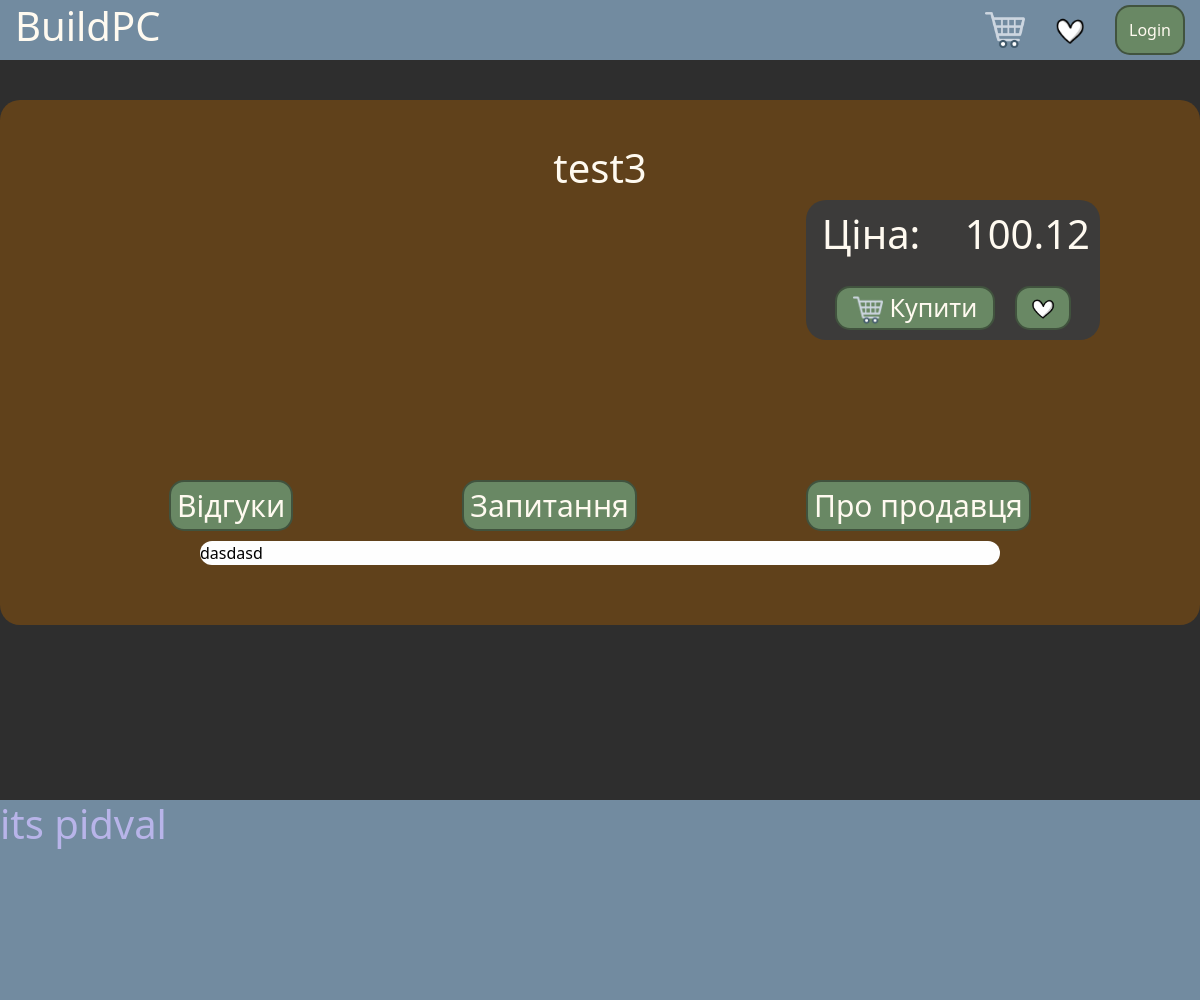
The page /item/3 on the database as committed earlier.
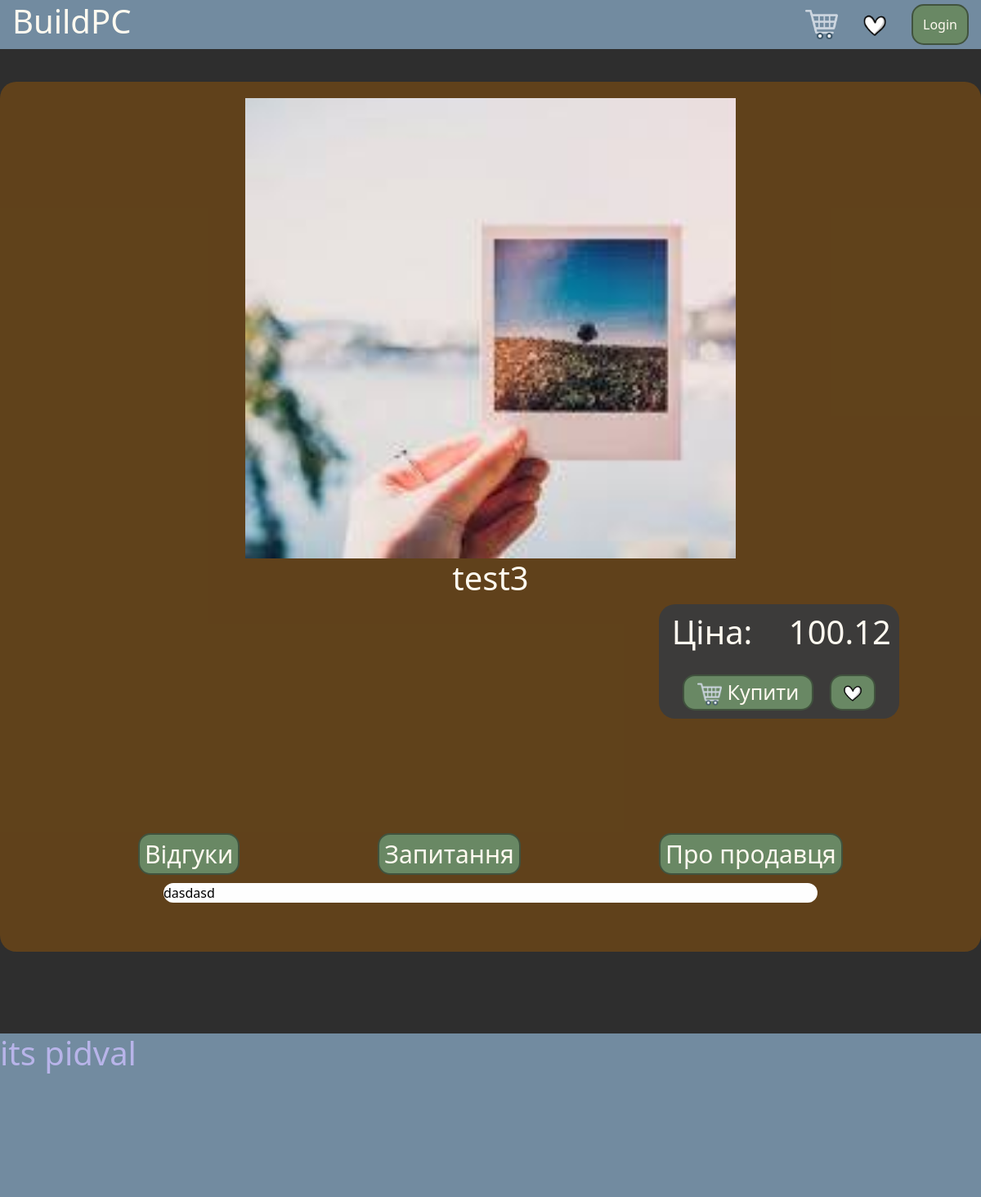
The same page on the database as committed later.
### tables this page shows
CREATE TABLE products(id INTEGER PRIMARY KEY AUTOINCREMENT, name_product TEXT, price REAL, main_img TEXT, dop_img1 TEXT, dop_img2 TEXT);

### routes/home.py (the view)
@home_bp.route('/item/<int:item_id>')
def item(item_id):
    item = get_order_details(item_id)
    return render_template('item.html', item=item)

### models.py (called while the page is built)
def get_conect_bd():
    conn = sqlite3.connect('Flask/my_database.sqlite')
    conn.row_factory = sqlite3.Row
    return conn

def get_order_details(item_id):
    conn = get_conect_bd()
    item = conn.execute('SELECT * FROM products WHERE id = ?', (item_id,)).fetchone()
    conn.close()
    return item

### templates/item.html (shortened to what this page needs)
{% extends 'home.html' %}
{% block content %}
<div class="item">
    <div class="itembg" style="padding-top: 20px;">
        <div style="margin: 0 auto; max-width: 600px;">
            <div class="itemimg">
                <img src="{{ url_for('static', filename=item.main_img) }}" alt="" style="width: 600px;">
            </div>
        </div>
        <div>
            <h1 style="text-align: center;">{{ item.name_product }}</h1>
            <div style="display: flex; max-width: 1000px; margin: 0 auto;">
                <div class="itemtext" style="width: 700px;">
                </div>
                <div style="background-color: #3a3b3df2; margin-left: 20px; width: 300px; height: 140px; border-radius: 20px; padding: 10px;">
                    <div style="display: flex;">
                        <h3 style="font-size: 40px; margin-left: 6px;">Ціна: </h3>
                        <p style="align-content: center; font-size: 30px; font-weight: 700; margin: 10px auto 0;"><h1> {{ item.price }}</h1></p>
                    </div>
                    <div style="display: flex; justify-content: space-evenly; margin-top: 20px;">
                        <form action="{{ url_for('basket_bp.add_to_basket', item_id=item.id) }}" method="post">
                            <button type="submit" class="buttonregistr" style="font-size: 25px; width: 160px;">
                                <img src="{{ url_for('static', filename='img/basket.png') }}" style="width: 30px; height: 30px;"> Купити
                            </button>
                        </form>
                        <form action="{{ url_for('like_bp.add_to_like', item_id=item.id) }}" method="post">
                            <button type="submit" class="buttonregistr">
                                <img src="{{ url_for('static', filename='img/like.png') }}" style="width: 40px; height: 38px;">
                            </button>
                        </form>
                    </div>
                </div>
            </div>
        </div>
        <div>
            <div class="itembutton">
                <button class="buttonregistr" onclick="reviews()">Відгуки</button>
                <button class="buttonregistr" onclick="question()">Запитання</button>
                <button class="buttonregistr" onclick="info()">Про продавця</button>
            </div>
            <div style="margin: 10px 200px;">
                <div id="visible1">
                    <div class="reviews">
                        <p>dasdasd</p>
                    </div>
                </div>
            </div>
        </div>
    </div>
</div>
{% endblock %}

### templates/home.html (shortened to what this page needs)
<!DOCTYPE html>
<html lang="en">
<head>
    <link href="https://cdn.jsdelivr.net/npm/bootstrap@5.3.3/dist/css/bootstrap.min.css" rel="stylesheet">
    <link rel="stylesheet" href="{{ url_for('static', filename='css/base.css') }}">
</head>
<body>
    <header>
        <nav id="header">
            <div class="navbar">
                <div class="logohref">
                    <a href="/" style="text-decoration: none;"><h1>BuildPC</h1></a>
                </div>
                <div class="buttons">
                    <ul id="ul">
                        <li id="li">
                            <a href="/basket"><img src="{{ url_for('static', filename='img/basket.png') }}" style="width: 40px; height: 40px; margin-top: 5px;"></a>
                        </li>
                        <li id="li">
                            <a href="/like"><img src="{{ url_for('static', filename='img/like.png') }}" style="width: 50px; height: 50px;"></a>
                        </li>
                        {% if 'user_id' in session %}
                            {% if session.get('is_admin') %}
                                <li id="li">
                                    <a href="/admin"><button class="buttonregistr" style="height: 50px;">ADMIN</button></a>
                                </li>
                            {% endif %}
                            <li id="li">
                                <a href="/accaunt"><button class="buttonregistr" style="width: 70px; height: 50px;"><img src="{{ url_for('static', filename='img/accaunt.png') }}" style="width: 50px; height: 50px;"></button></a>
                            </li>
                        {% else %}
                            <li id="li">
                                <a href="/login"><button class="buttonregistr" style="width: 70px; height: 50px;">Login</button></a>
                            </li>
                        {% endif %}
                    </ul>
                </div>
            </div>
        </nav>
    </header>
    <main >
        {% block content %}{% endblock %}
    </main>
    <footer>
        <div style="margin-top: 0px;">
            <h1 class="footerinfo">its pidval</h1>
        </div>
    </footer>
</body>
</html>

### static/css/base.css (style rules this page uses)
#header { position: fixed; width: 100%; z-index: 1000; }
#ul { list-style-type: none; display: flex; float: right; margin: 5px 0px; }
#li { margin-left: 20px; border-radius: 5px; }
.navbar { display: flex; background-color: #728ba0; padding: 0px; }
.logohref { flex: 1; padding: 0px 15px; }
.buttons { flex: 5; padding: 0px 15px; }
main { background-color: #2e2e2e; min-height: 100vh; }
h1, h2, h3, h4, h5, h6 { color: #FFFAF0; }
p { margin-bottom: 0; color: black; }
footer { bottom: 0px; background-color: #728ba0; width: 100%; height: 200px; }
footer { margin-top: 0; }
.footerinfo { color: #B8B4E9; }
.buttonregistr { background-color: #698864; border-radius: 15px; border: 2px solid #0d0d0d6e; color: #FFFAF0; transition: transform 0.2s ease-in-out; }
.item { max-width: 1400px; margin: 0 auto; padding: 100px 0 100px; }
.itembg { background-color: #7d4d10a1; height: auto; padding-bottom: 50px; border-radius: 20px; }
.itemimg { width: 800px; }
.itemtext { overflow-wrap: break-word; width: 1000px; margin: 0 auto; }
.itembutton { margin-top: 140px; font-size: 30px; display: flex; justify-content: space-evenly; }
.reviews { width: 1000px; background-color: #fefefe; border-radius: 20px; }
#visible1 { display: flex; }

Rows that differ between the two databases and show on the page:
changed products "test3": main_img: picture added
